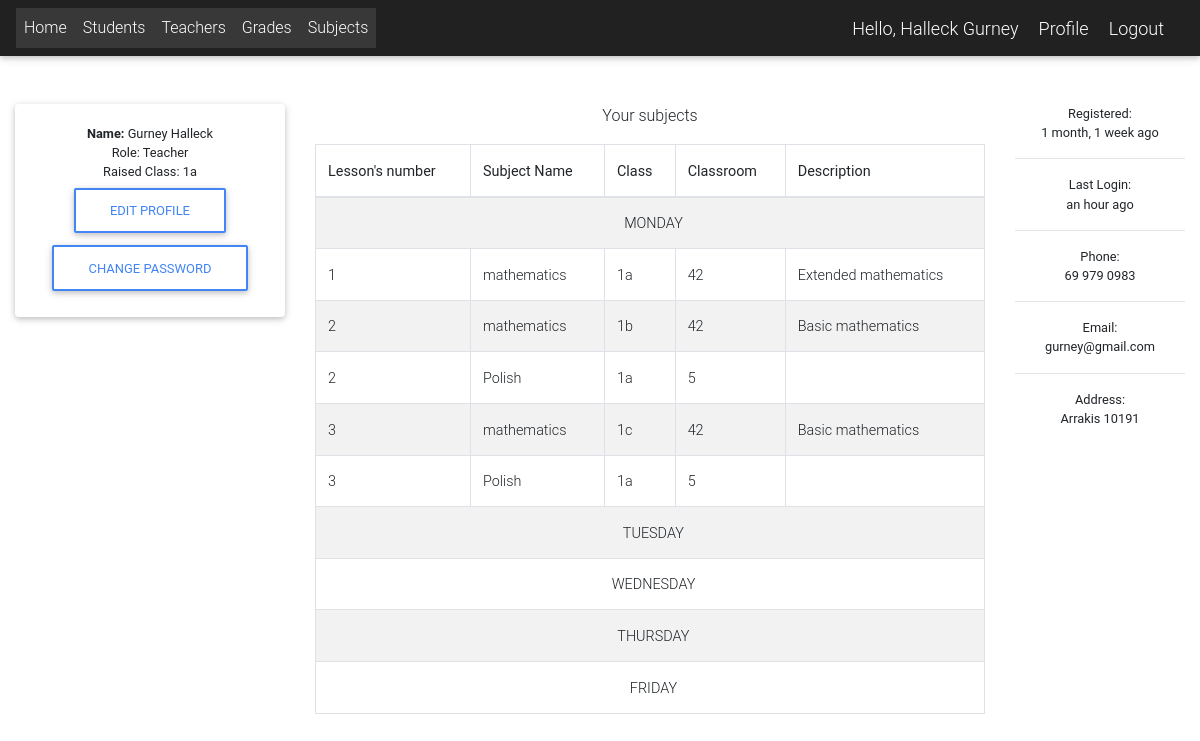
Screenshot of /profile/ (signed in) with the database file from the repository.
### app/models.py (models this page shows, shortened)
class User(AbstractUser):
    is_student = models.BooleanField(default=False)
    is_teacher = models.BooleanField(default=False)
    is_director = models.BooleanField(default=False)
    phone = models.CharField(max_length=60, blank=True, null=True)
    address = models.CharField(max_length=60, blank=True, null=True)
    email = models.EmailField(blank=True, null=True)
    username_validator = ASCIIUsernameValidator()
    def get_full_name(self):
        full_name = self.username
        if self.first_name and self.last_name:
            full_name = self.last_name + " " + self.first_name
        return full_name

class Teacher(models.Model):
    user = models.OneToOneField(User, on_delete=models.CASCADE)

class Class(models.Model):
    year = models.CharField(choices=YEAR, max_length=1, blank=True)
    branch = models.CharField(choices=BRANCH, max_length=1, blank=True)
    session = models.ForeignKey(Session, on_delete=models.SET_NULL, blank=True, null=True)
    supervising_teacher = models.ForeignKey(Teacher, on_delete=models.SET_NULL, blank=True, null=True)
    class Meta:
        verbose_name_plural = 'Classes'

class Subject(models.Model):
    subjectName = models.CharField(choices=SUBJECTS, max_length=200)
    subjectCode = models.CharField(max_length=200, unique=True)
    teacher = models.ForeignKey(Teacher, on_delete=models.SET_NULL, null=True)
    classroom = models.IntegerField(unique=False, null=True)
    description = models.TextField(max_length=200, blank=True)
    day = models.CharField(choices=DAY, max_length=200)
    number = models.CharField(choices=NUMBER, max_length=200)
    session = models.ForeignKey(Session, on_delete=models.SET_NULL, null=True)
    semester = models.CharField(choices=SEMESTER, max_length=200)
    branch = models.CharField(choices=BRANCH, max_length=1, blank=True, null=True)
    year = models.CharField(choices=YEAR, max_length=1, blank=True, null=True)

### app/decorators.py (the view)
    def wrapped_func(request, *args, **kwargs):
        request = is_logged_in(request)
        resp = func(request, *args, **kwargs)
        return resp

### app/utils.py (called while the page is built)
def is_logged_in(request):
    if request.user.is_authenticated:
        return request
    raise PermissionDenied

### app/views.py (called while the page is built)
@login_required
def profile(request):
    person = Adapter(request.user)
    return render(request, 'profile/profile2.html', {'person': person})

    def subjects(self):
        if self.__person.is_teacher:
            return Subject.objects.filter(teacher=self.__person.teacher)
        elif self.__person.is_student:
            return Subject.objects.filter(branch=self.__person.student.students_class).filter(
                year=self.__person.student.year)
        else:
            return User.objects.filter(is_teacher=True)

    def subjects_monday(self):
        return self.subjects().filter(day="Monday").order_by("number")

    def subjects_tuesday(self):
        return self.subjects().filter(day="Tuesday").order_by("number")

    def subjects_wednesday(self):
        return self.subjects().filter(day="Wednesday").order_by("number")

    def subjects_thursday(self):
        return self.subjects().filter(day="Thursday").order_by("number")

    def subjects_friday(self):
        return self.subjects().filter(day="Friday").order_by("number")

    def supervising(self):
        if self.__person.is_student:
            return Class.objects.filter(branch=self.__person.student.students_class).filter(
                year=self.__person.student.year)
        else:
            return Class.objects.filter(supervising_teacher=self.__person.teacher)

    def full_name(self):
        full_name = self.__person.username
        if self.__person.first_name and self.__person.last_name:
            full_name = self.__person.first_name + " " + self.__person.last_name
        return full_name

    def is_from_school(self):
        return self.__person.is_teacher or self.__person.is_student

### templates/profile/profile2.html (shortened to what this page needs)
{% extends 'Links.html' %}
{% load static %}
{% load humanize %}
{% block content %}
    <div class="container-fluid mt-5">
        <div class="row">
            <div class="col-md-3">
                <div class="card">
                    {% if user.is_teacher %}
                        <div class="card-body card-body-cascade text-center">
                            <small class="card-title"><b>Name: </b>{{ person.full_name }}</small><br>
                            <small class="card-title">Role: Teacher </small><br>
                            {% if count != 0 %}
                                <small class="card-title">Raised Class:
                                    {{ person.supervising.0.year }}{{ person.supervising.0.branch }} </small>
                                <br>
                            {% endif %}
                            <a href="{% url 'edit_profile' %}" type="button" class="btn btn-outline-primary">Edit
                                profile</a>
                            <a href="{% url 'change_password' %}" type="button" class="btn btn-outline-primary">Change
                                password</a>
                        </div>
                    {% endif %}
                </div>
            </div>
            {% if person.is_from_school%}
                <div class="col-md-7 text-center">
                    <p>Your subjects</p>
                    <table class="table table-bordered table-striped">
                        <thead>
                        <tr>
                            <th scope="col">Lesson's number</th>
                            <th scope="col">Subject Name</th>
                            {% if request.user.is_teacher %}
                                <th scope="col">Class</th>
                            {% elif request.user.is_student %}
                                <th scope="col">Teacher</th>
                            {% endif %}
                            <th scope="col">Classroom</th>
                            <th scope="col">Description</th>
                        </tr>
                        </thead>
                        <tbody>
                        <tr>
                            <td style="text-align: center" colspan="6">&nbsp; MONDAY</td>
                        </tr>
                        {% for subject in person.subjects_monday %}
                            <tr>
                                <td>{{ subject.number }}</td>
                                <td>{{ subject.subjectName }}</td>
                                {% if request.user.is_teacher %}
                                    <td>{{ subject.year }}{{ subject.branch }}</td>
                                {% elif request.user.is_student %}
                                    <td> {{ subject.teacher.user.get_full_name }}</td>
                                {% endif %}
                                <td>{{ subject.classroom }}</td>
                                <td>{{ subject.description }}</td>
                            </tr>
                        {% endfor %}
                        <tr>
                            <td style="text-align: center" colspan="6">&nbsp; TUESDAY</td>
                        </tr>
                        <tr>
                            <td style="text-align: center" colspan="6">&nbsp; WEDNESDAY</td>
                        </tr>
                        <tr>
                            <td style="text-align: center" colspan="6">&nbsp; THURSDAY</td>
                        </tr>
                        <tr>
                            <td style="text-align: center" colspan="6">&nbsp; FRIDAY</td>
                        </tr>
                        </tbody>
                    </table>
                </div>
            {% endif %}
            <div class="col-md-2 text-center">
                <small> Registered:<br>
                    {{ user.date_joined|naturaltime }}
                </small>
                <hr/>
                <small> Last Login:<br>
                    {% if user.last_login == None %}
                        Never
                    {% else %}
                        {{ user.last_login|naturaltime }}
                    {% endif %}
                </small>
                <hr/>
                <small> Phone:<br>
                    {% if user.phone %}{{ user.phone }}{% endif %}
                </small>
                <hr/>
                <small> Email:<br>
                    {{ user.email }}
                </small>
                <hr/>
                <small> Address:<br>
                    {{ user.address }}
                </small>
            </div>
        </div>
    </div>
{% endblock %}

### templates/navbar.html (shortened to what this page needs)
{% load static %}
<nav class="navbar navbar-expand-lg navbar-dark bg-dark">
    <div class="collapse navbar-collapse" id="navbarNav">
        {% if request.user.is_authenticated %}
            <ul class="navbar-nav">
                <li class="nav-item active">
                    <a class="nav-link" href="{% url 'home' %}">Home</a>
                </li>
                <li class="nav-item active">
                    <a class="nav-link" href="{% url 'student_list' %}">Students</a>
                </li>
                <li class="nav-item active">
                    <a class="nav-link" href="{% url 'teacher_list' %}">Teachers</a>
                </li>
                <li class="nav-item active">
                    <a class="nav-link" href="{% url 'grades_list' %}">Grades</a>
                </li>
                <li class="nav-item active">
                    <a class="nav-link" href="{% url 'subject_list' %}">Subjects</a>
            </ul>
            </div>
            <span class="greet">Hello, {{ request.user.get_full_name }}</span>
            <span><a class="greet" href="{% url 'profile' %}">Profile</a></span>
            <span><a class="greet" href="{% url 'logout' %}">Logout</a></span>
        {% endif %}
</nav>

### templates/navbar.html (style rules this page uses)
.greet { font-size: 18px; color: #fff; margin-right: 20px; }

### rows the page displays
User: user.get_full_name "Halleck Gurney", full_name "Gurney Halleck", supervising.0.year "1", supervising.0.branch "a", date_joined "1 month, 1 week ago", last_login "an hour ago", phone "69 979 0983", email "gurney@gmail.com", address "Arrakis 10191"
Subject: number "1", subjectName "mathematics", year "1", branch "a", classroom "42", description "Extended mathematics"
Subject: number "2", subjectName "mathematics", year "1", branch "b", classroom "42", description "Basic mathematics"
Subject: number "2", subjectName "Polish", year "1", branch "a", classroom "5"
Subject: number "3", subjectName "mathematics", year "1", branch "c", classroom "42", description "Basic mathematics"
Subject: number "3", subjectName "Polish", year "1", branch "a", classroom "5"
